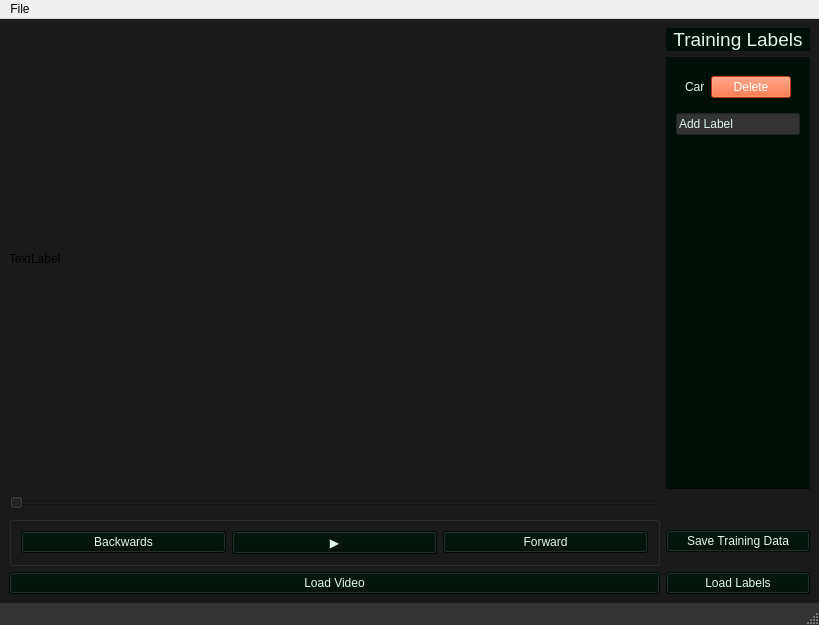
<?xml version="1.0" encoding="UTF-8"?>
<ui version="4.0">
 <class>MainWindow</class>
 <widget class="QMainWindow" name="MainWindow">
  <property name="geometry">
   <rect>
    <x>0</x>
    <y>0</y>
    <width>819</width>
    <height>625</height>
   </rect>
  </property>
  <property name="windowTitle">
   <string>MainWindow</string>
  </property>
  <property name="autoFillBackground">
   <bool>false</bool>
  </property>
  <property name="styleSheet">
   <string notr="true">QMainWindow{
background-color:#333333;
color:#DFF8EB;
}</string>
  </property>
  <widget class="QWidget" name="centralwidget">
   <property name="styleSheet">
    <string notr="true">QWidget {
        background-color: #1a1a1a;
    }</string>
   </property>
   <layout class="QGridLayout" name="gridLayout_3">
    <item row="1" column="1">
     <widget class="QScrollArea" name="scrollArea">
      <property name="sizePolicy">
       <sizepolicy hsizetype="Minimum" vsizetype="Expanding">
        <horstretch>0</horstretch>
        <verstretch>0</verstretch>
       </sizepolicy>
      </property>
      <property name="styleSheet">
       <string notr="true">QWidget {
        background-color: #000F08;
    }</string>
      </property>
      <property name="widgetResizable">
       <bool>true</bool>
      </property>
      <widget class="QWidget" name="scrollAreaWidgetContents_2">
       <property name="geometry">
        <rect>
         <x>0</x>
         <y>0</y>
         <width>150</width>
         <height>415</height>
        </rect>
       </property>
       <layout class="QVBoxLayout" name="verticalLayout_2">
        <item>
         <widget class="QWidget" name="widget" native="true">
          <layout class="QHBoxLayout" name="horizontalLayout_2">
           <item>
            <widget class="QLabel" name="label">
             <property name="cursor">
              <cursorShape>PointingHandCursor</cursorShape>
             </property>
             <property name="styleSheet">
              <string notr="true">QLabel {
        color: #DFF8EB;
    }

QLabel:hover {
color:rgb(247, 247, 247);
}</string>
             </property>
             <property name="text">
              <string>Car</string>
             </property>
            </widget>
           </item>
           <item>
            <widget class="QPushButton" name="pushButton">
             <property name="cursor">
              <cursorShape>PointingHandCursor</cursorShape>
             </property>
             <property name="styleSheet">
              <string notr="true">QPushButton{
color:rgb(255, 255, 255);
background-color:#FB5012;
}</string>
             </property>
             <property name="text">
              <string>Delete</string>
             </property>
            </widget>
           </item>
          </layout>
         </widget>
        </item>
        <item>
         <widget class="QLineEdit" name="newLabel">
          <property name="toolTip">
           <string>Add a new Label</string>
          </property>
          <property name="whatsThis">
           <string>Add Label</string>
          </property>
          <property name="styleSheet">
           <string notr="true">QLineEdit{
color:#DFF8EB;
background-color:#333333;
}</string>
          </property>
          <property name="text">
           <string>Add Label</string>
          </property>
         </widget>
        </item>
        <item>
         <spacer name="verticalSpacer">
          <property name="orientation">
           <enum>Qt::Orientation::Vertical</enum>
          </property>
          <property name="sizeHint" stdset="0">
           <size>
            <width>20</width>
            <height>40</height>
           </size>
          </property>
         </spacer>
        </item>
       </layout>
      </widget>
     </widget>
    </item>
    <item row="5" column="1">
     <widget class="QPushButton" name="LoadLabelsBtn">
      <property name="cursor">
       <cursorShape>PointingHandCursor</cursorShape>
      </property>
      <property name="styleSheet">
       <string notr="true">QPushButton{
color:#DFF8EB;
background-color:#000F08;
}</string>
      </property>
      <property name="text">
       <string>Load Labels</string>
      </property>
     </widget>
    </item>
    <item row="0" column="1">
     <widget class="QLabel" name="TrainingLabels">
      <property name="enabled">
       <bool>true</bool>
      </property>
      <property name="font">
       <font>
        <pointsize>14</pointsize>
       </font>
      </property>
      <property name="styleSheet">
       <string notr="true">QLabel
{
color:#DFF8EB;
background-color:#000F08;
}</string>
      </property>
      <property name="text">
       <string>Training Labels</string>
      </property>
      <property name="alignment">
       <set>Qt::AlignmentFlag::AlignCenter</set>
      </property>
     </widget>
    </item>
    <item row="4" column="1">
     <widget class="QPushButton" name="SaveTrainingDataBtn">
      <property name="cursor">
       <cursorShape>PointingHandCursor</cursorShape>
      </property>
      <property name="styleSheet">
       <string notr="true">QPushButton{
color:#DFF8EB;
background-color:#000F08;
}</string>
      </property>
      <property name="text">
       <string>Save Training Data</string>
      </property>
     </widget>
    </item>
    <item row="5" column="0">
     <widget class="QPushButton" name="btnLoad">
      <property name="cursor">
       <cursorShape>PointingHandCursor</cursorShape>
      </property>
      <property name="styleSheet">
       <string notr="true">QPushButton{
color:#DFF8EB;
background-color:#000F08;
}</string>
      </property>
      <property name="text">
       <string>Load Video</string>
      </property>
     </widget>
    </item>
    <item row="0" column="0" rowspan="2">
     <widget class="QLabel" name="frameLabel">
      <property name="sizePolicy">
       <sizepolicy hsizetype="Preferred" vsizetype="Preferred">
        <horstretch>1</horstretch>
        <verstretch>0</verstretch>
       </sizepolicy>
      </property>
      <property name="text">
       <string>TextLabel</string>
      </property>
     </widget>
    </item>
    <item row="4" column="0">
     <widget class="QGroupBox" name="MediaControl">
      <property name="styleSheet">
       <string notr="true"/>
      </property>
      <property name="title">
       <string/>
      </property>
      <layout class="QHBoxLayout" name="horizontalLayout_3">
       <item>
        <widget class="QPushButton" name="btnPrev">
         <property name="cursor">
          <cursorShape>PointingHandCursor</cursorShape>
         </property>
         <property name="styleSheet">
          <string notr="true">QPushButton{
color:#DFF8EB;
background-color:#000F08;
}</string>
         </property>
         <property name="text">
          <string>Backwards</string>
         </property>
        </widget>
       </item>
       <item>
        <widget class="QPushButton" name="btnPlay">
         <property name="cursor">
          <cursorShape>PointingHandCursor</cursorShape>
         </property>
         <property name="styleSheet">
          <string notr="true">QPushButton{
color:#DFF8EB;
background-color:#000F08;
}</string>
         </property>
         <property name="text">
          <string>▶</string>
         </property>
        </widget>
       </item>
       <item>
        <widget class="QPushButton" name="btnNext">
         <property name="cursor">
          <cursorShape>PointingHandCursor</cursorShape>
         </property>
         <property name="autoFillBackground">
          <bool>false</bool>
         </property>
         <property name="styleSheet">
          <string notr="true">QPushButton{
color:#DFF8EB;
background-color:#000F08;
}</string>
         </property>
         <property name="text">
          <string>Forward</string>
         </property>
        </widget>
       </item>
      </layout>
     </widget>
    </item>
    <item row="3" column="0">
     <widget class="QSlider" name="frameSlider">
      <property name="orientation">
       <enum>Qt::Orientation::Horizontal</enum>
      </property>
     </widget>
    </item>
   </layout>
  </widget>
  <widget class="QStatusBar" name="statusbar"/>
  <widget class="QMenuBar" name="menubar">
   <property name="geometry">
    <rect>
     <x>0</x>
     <y>0</y>
     <width>819</width>
     <height>33</height>
    </rect>
   </property>
   <widget class="QMenu" name="menuF">
    <property name="cursor">
     <cursorShape>PointingHandCursor</cursorShape>
    </property>
    <property name="styleSheet">
     <string notr="true"/>
    </property>
    <property name="title">
     <string>File</string>
    </property>
    <addaction name="separator"/>
    <addaction name="separator"/>
   </widget>
   <addaction name="menuF"/>
  </widget>
 </widget>
 <resources/>
 <connections>
  <connection>
   <sender>btnLoad</sender>
   <signal>clicked()</signal>
   <receiver>frameLabel</receiver>
   <slot>show()</slot>
   <hints>
    <hint type="sourcelabel">
     <x>383</x>
     <y>586</y>
    </hint>
    <hint type="destinationlabel">
     <x>394</x>
     <y>454</y>
    </hint>
   </hints>
  </connection>
 </connections>
</ui>
